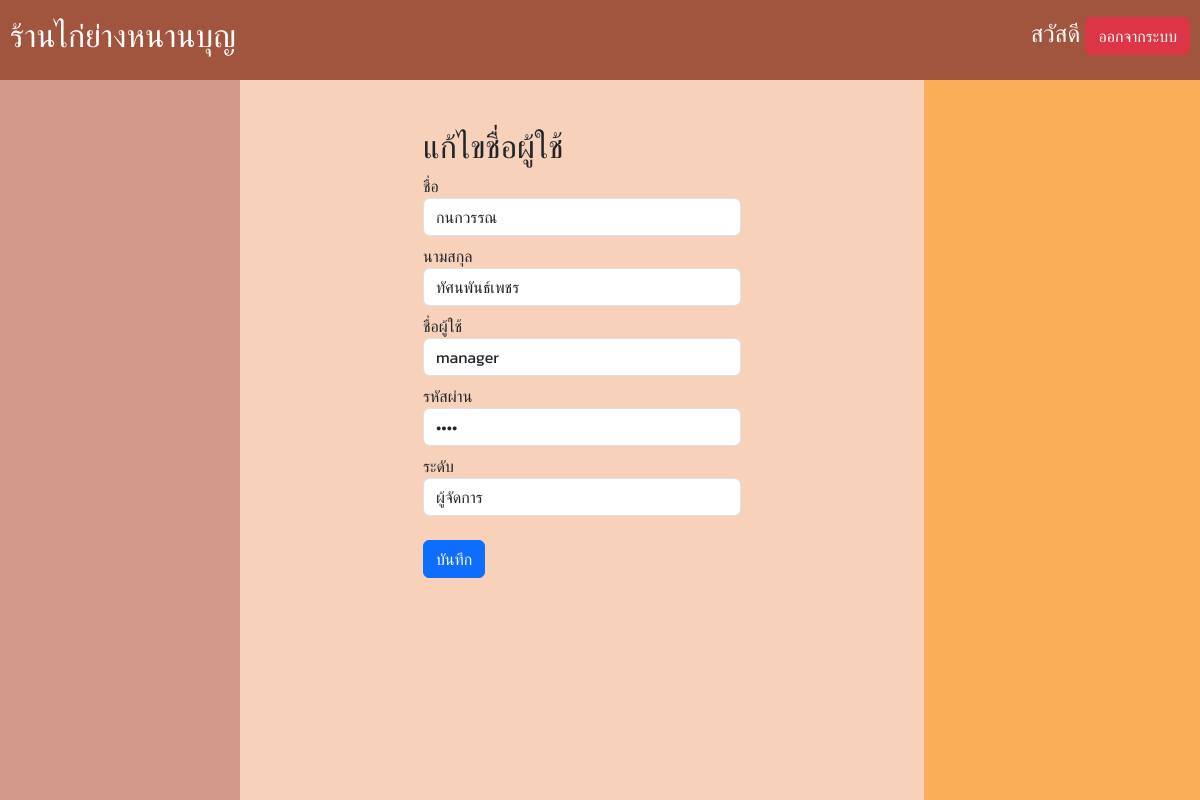
/home.php?page=admin-userEdit&id=1, run on the app's committed database.
### tables this page shows
CREATE TABLE `users` (
  `id` int(11) NOT NULL,
  `name` varchar(50) NOT NULL,
  `surname` varchar(50) NOT NULL,
  `username` varchar(20) NOT NULL,
  `password` varchar(20) NOT NULL,
  `role` varchar(255) NOT NULL,
  `isactive` tinyint(1) NOT NULL
);

### pages/admin-userEdit.php (the view, shortened to what this page needs)
<html>
<body>
    <?php
    $sql = "SELECT * FROM users WHERE id = {$_GET["id"]}";
    $qr = mysqli_query($conn, $sql);
    $rs = mysqli_fetch_assoc($qr);
    ?>
    <div class="container mt-5">
        <div class="row justify-content-center">
            <div class="col-md-6">
                <h2>แก้ไขชื่อผู้ใช้</h2>
                <form action="" method="post" id="userEdit">
                    <div class="form-group mb-2">
                        <label for="name">ชื่อ</label>
                        <input type="text" class="form-control" id="name" name="name" value="<?= $rs["name"] ?>">
                    </div>
                    <div class="form-group mb-2">
                        <label for="surname">นามสกุล</label>
                        <input type="text" class="form-control" id="surname" name="surname" value="<?= $rs["surname"] ?>">
                    </div>
                    <div class="form-group mb-2">
                        <label for="username">ชื่อผู้ใช้</label>
                        <input type="text" class="form-control" id="username" name="username" value="<?= $rs["username"] ?>">
                    </div>
                    <div class="form-group mb-2">
                        <label for="password">รหัสผ่าน</label>
                        <input type="password" class="form-control" id="password" name="password" value="<?= $rs["password"] ?>">
                    </div>
                    <div class="form-group mb-2">
                        <label for="role">ระดับ</label>
                        <select class="form-control" id="role" name="role">
                            <option value="manager" <?= $rs["role"] == "manager" ? 'selected' : '' ?>>ผู้จัดการ</option>
                        </select>
                    </div>
                    <button type="submit" class="btn btn-primary mt-3  btn-block">บันทึก</button>
                </form>
            </div>
        </div>
    </div>
</body>
</html>

### css/gobalstyle.css (style rules this page uses)
* { font-family: 'kanit', sans-serif; }

### css/home.css (style rules this page uses)
body { margin: 0; height: 100vh; overflow: hidden; }

### data on the page
users: name "กนกวรรณ", surname "ทัศนพันธ์เพชร", username "manager", role "ผู้จัดการ"
